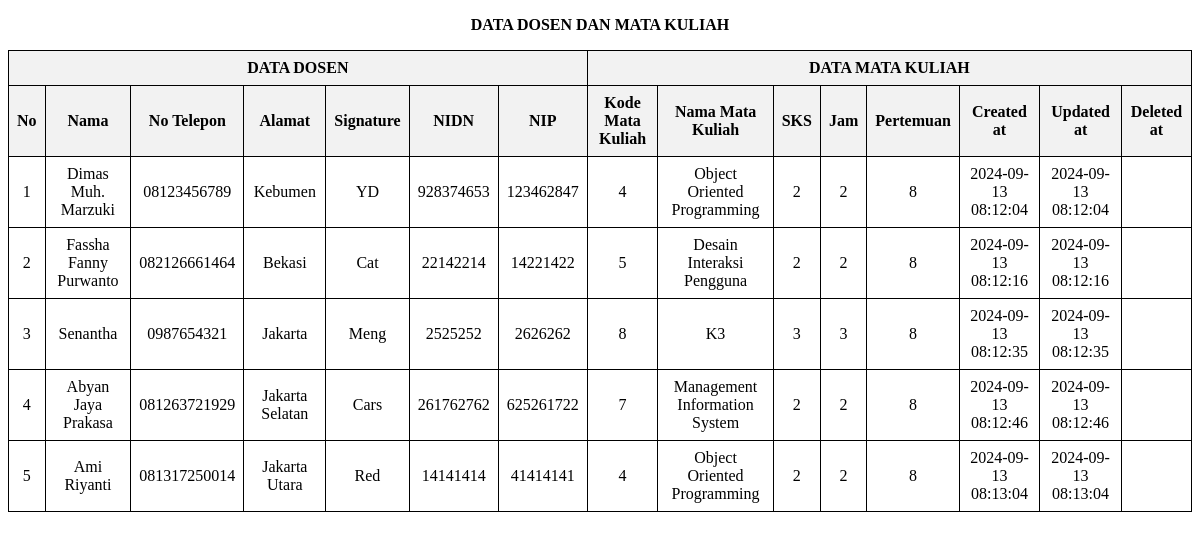
The app's page /Tugas2/index.php with its own data.
### tables this page shows
CREATE TABLE `course_lecturers` (
  `id` int(11) NOT NULL,
  `lecturer_id` int(11) NOT NULL,
  `course_id` int(11) NOT NULL,
  `deleted_at` timestamp NULL DEFAULT NULL,
  `created_at` timestamp NOT NULL DEFAULT current_timestamp(),
  `update_at` timestamp NOT NULL DEFAULT current_timestamp()
);

CREATE TABLE `lecturers` (
  `id` int(11) NOT NULL,
  `name` varchar(45) NOT NULL,
  `number_phone` varchar(15) DEFAULT NULL,
  `address` varchar(50) NOT NULL,
  `signature` varchar(30) NOT NULL,
  `nidn` int(11) NOT NULL,
  `nip` int(11) NOT NULL,
  `user_id` int(11) NOT NULL,
  `deleted_at` timestamp NULL DEFAULT NULL,
  `created_at` timestamp NOT NULL DEFAULT current_timestamp(),
  `updated_at` timestamp NOT NULL DEFAULT current_timestamp()
);

CREATE TABLE `courses` (
  `id` int(11) NOT NULL,
  `code` varchar(30) NOT NULL,
  `name` varchar(45) NOT NULL,
  `sks` int(10) NOT NULL,
  `hours` int(11) NOT NULL,
  `meeting` int(11) NOT NULL,
  `deleted_at` timestamp NULL DEFAULT NULL,
  `created_at` timestamp NOT NULL DEFAULT current_timestamp(),
  `updated_at` timestamp NOT NULL DEFAULT current_timestamp()
);

### Tugas2/koneksi.php (called while the page is built, shortened)
<?php
class Database {
    private $host = "localhost";
    private $username = "root";
    private $password = "";
    private $database = "pweb2";
    protected $koneksi;
    function __construct() {
        $this->koneksi = mysqli_connect($this->host, $this->username, $this->password, $this->database);
    }
    public function query($query) {
        return mysqli_query($this->koneksi, $query);
    }
}
class Lecturers extends Database {
    public function tampilData() {
        $query = "SELECT * FROM lecturers";
        $data = $this->query($query);
        $hasil = [];
        while ($row = mysqli_fetch_array($data, MYSQLI_ASSOC)) {
            $hasil[] = $row;
        }
        return $hasil;
    }
}
class Courses_Lecturers extends Database {
    public function tampilData() {
        $query = "
            SELECT
                cl.lecturer_id,
                cl.course_id,
                c.name AS course_name,
                c.sks,
                c.hours,
                c.meeting,
                cl.created_at,
                cl.update_at,
                cl.deleted_at
            FROM course_lecturers cl
            JOIN courses c ON cl.course_id = c.id
        ";
        $data = $this->query($query);
        $hasil = [];
        while ($row = mysqli_fetch_array($data, MYSQLI_ASSOC)) {
            $hasil[] = $row;
        }
        return $hasil;
    }
}
?>

### Tugas2/index.php (the view, shortened to what this page needs)
<?php
require_once('koneksi.php');
$tampilDosen = new Lecturers();
$dataDosen = $tampilDosen->tampilData();
$tampilCourseL = new Courses_Lecturers();
$dataCourse = $tampilCourseL->tampilData();
?>
<!DOCTYPE html>
<html lang="en">
<head>
</head>
<body>
    <p class="header">DATA DOSEN DAN MATA KULIAH</p>
    <table>
        <tr>
            <th colspan="7">DATA DOSEN</th>
            <th colspan="8">DATA MATA KULIAH</th>
        </tr>
        <tr>
            <th>No</th>
            <th>Nama</th>
            <th>No Telepon</th>
            <th>Alamat</th>
            <th>Signature</th>
            <th>NIDN</th>
            <th>NIP</th>
            <th>Kode Mata Kuliah</th>
            <th>Nama Mata Kuliah</th>
            <th>SKS</th>
            <th>Jam</th>
            <th>Pertemuan</th>
            <th>Created at</th>
            <th>Updated at</th>
            <th>Deleted at</th>
        </tr>
        <?php
        $no = 1;
        $maxCount = max(count($dataDosen), count($dataCourse));
        for ($i = 0; $i < $maxCount; $i++) {
            $dosenRow = isset($dataDosen[$i]) ? $dataDosen[$i] : array_fill_keys(['name', 'number_phone', 'address', 'signature', 'nidn', 'nip', 'created_at', 'updated_at'], '-');
            $courseRow = isset($dataCourse[$i]) ? $dataCourse[$i] : array_fill_keys(['lecturer_id', 'course_id', 'course_name', 'sks', 'hours', 'meeting', 'created_at', 'update_at', 'deleted_at'], '-');
            ?>
            <tr>
                <td><?php echo htmlspecialchars($no++); ?></td>
                <td><?php echo htmlspecialchars($dosenRow['name']); ?></td>
                <td><?php echo htmlspecialchars($dosenRow['number_phone']); ?></td>
                <td><?php echo htmlspecialchars($dosenRow['address']); ?></td>
                <td><?php echo htmlspecialchars($dosenRow['signature']); ?></td>
                <td><?php echo htmlspecialchars($dosenRow['nidn']); ?></td>
                <td><?php echo htmlspecialchars($dosenRow['nip']); ?></td>
                <td><?php echo htmlspecialchars($courseRow['course_id']); ?></td>
                <td><?php echo htmlspecialchars($courseRow['course_name']); ?></td>
                <td><?php echo htmlspecialchars($courseRow['sks']); ?></td>
                <td><?php echo htmlspecialchars($courseRow['hours']); ?></td>
                <td><?php echo htmlspecialchars($courseRow['meeting']); ?></td>
                <td><?php echo htmlspecialchars($courseRow['created_at']); ?></td>
                <td><?php echo htmlspecialchars($courseRow['update_at']); ?></td>
                <td><?php echo htmlspecialchars($courseRow['deleted_at']); ?></td>
            </tr>
        <?php
        }
        ?>
    </table>
</body>
</html>

### Tugas2/index.php (style rules this page uses)
table { width: 100%; border-collapse: collapse; }
th, td { border: 1px solid #000; padding: 8px; text-align: center; }
th { background-color: #f2f2f2; }
.header { text-align: center; font-weight: bold; }

### records on screen
course_lecturers: lecturer.name "Dimas Muh. Marzuki", lecturer.number_phone "08123456789", lecturer.address "Kebumen", lecturer.signature "YD", lecturer.nidn "928374653", lecturer.nip "123462847", course "4", course.name "Object Oriented Programming", course.sks "2", course.hours "2", course.meeting "8", created_at "2024-09-13 08:12:04", update_at "2024-09-13 08:12:04"
course_lecturers: lecturer.name "Fassha Fanny Purwanto", lecturer.number_phone "082126661464", lecturer.address "Bekasi", lecturer.signature "Cat", lecturer.nidn "22142214", lecturer.nip "14221422", course "5", course.name "Desain Interaksi Pengguna", course.sks "2", course.hours "2", course.meeting "8", created_at "2024-09-13 08:12:16", update_at "2024-09-13 08:12:16"
course_lecturers: course "8", course.name "K3", course.sks "3", course.hours "3", course.meeting "8", created_at "2024-09-13 08:12:35", update_at "2024-09-13 08:12:35"
lecturers: name "Senantha", number_phone "0987654321", address "Jakarta", signature "Meng", nidn "2525252", nip "2626262"
course_lecturers: lecturer.name "Abyan Jaya Prakasa", lecturer.number_phone "081263721929", lecturer.address "Jakarta Selatan", lecturer.signature "Cars", lecturer.nidn "261762762", lecturer.nip "625261722", course "7", course.name "Management Information System", course.sks "2", course.hours "2", course.meeting "8", created_at "2024-09-13 08:12:46", update_at "2024-09-13 08:12:46"
course_lecturers: course "4", course.name "Object Oriented Programming", course.sks "2", course.hours "2", course.meeting "8", created_at "2024-09-13 08:13:04", update_at "2024-09-13 08:13:04"
lecturers: name "Ami Riyanti", number_phone "081317250014", address "Jakarta Utara", signature "Red", nidn "14141414", nip "41414141"
